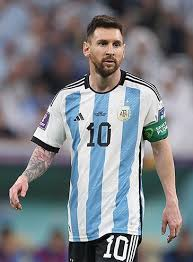
#> input picture template_matching/messi.jpeg, 193 x 262 px
$ python main.py
#> lines starting #> are read from the running program, lines starting #| are printed output that depends on the picture; after the words box and inside, x2 and y2 are one past the last pixel; in counts of white or black regions, pixels touching at a corner belong together
import cv2 as cv
import numpy as np
from matplotlib import pyplot as plt

img = cv.imread('messi.jpeg', cv.IMREAD_GRAYSCALE)
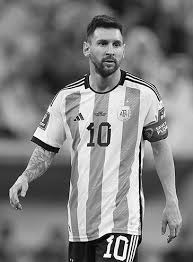
#> img: shape (262, 193); min 0, max 255, mean 126.9
assert img is not None, "file could not be read, check with os.path.exists()"

img2 = img.copy()
template = cv.imread('template.png', cv.IMREAD_GRAYSCALE)
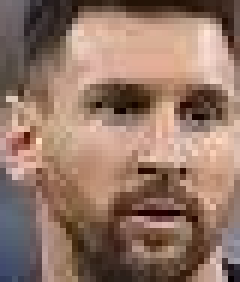
#> input picture template_matching/template.png, 40 x 47 px (shown 6 times larger)
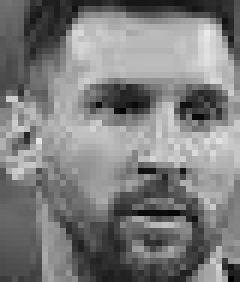
#> template: shape (47, 40) (shown 6 times larger); min 2, max 234, mean 124.7

w, h = template.shape[::-1]
#> w = 40; h = 47
w_img, h_img = img2.shape[::-1]
#> w_img = 193; h_img = 262

method = 'cv.TM_CCORR_NORMED'
method2 = 'cv.TM_CCORR'

img = img2.copy()
method2 = eval(method2)

res = cv.matchTemplate(img, template, method2)
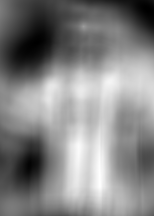
#> res: shape (216, 154) float32; min 15477408, max 46802000, mean 31758858; drawn with min black and max white
min_val, max_val, min_loc, max_loc = cv.minMaxLoc(res)
#> min_val = 15477408; max_val = 46802000; min_loc = (147, 8); max_loc = (99, 175)

top_left = max_loc
#> top_left = (99, 175)
bottom_right = (top_left[0] + w, top_left[1] + h)
#> bottom_right = (139, 222)

cv.rectangle(img, top_left, bottom_right, 255, 2)
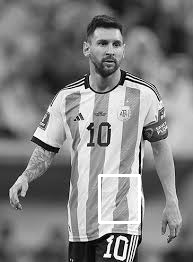
#> img: shape (262, 193); 1.01% of pixels changed, all inside (x1, y1, x2, y2) = (98, 174, 141, 224)

plt.subplot(121), plt.imshow(res, cmap='gray')
plt.title('Matching Result'), plt.xticks([]), plt.yticks([])
plt.subplot(122), plt.imshow(img, cmap='gray')
plt.title('Detected Point'), plt.xticks([]), plt.yticks([])
# plt.suptitle(method)

plt.show()
